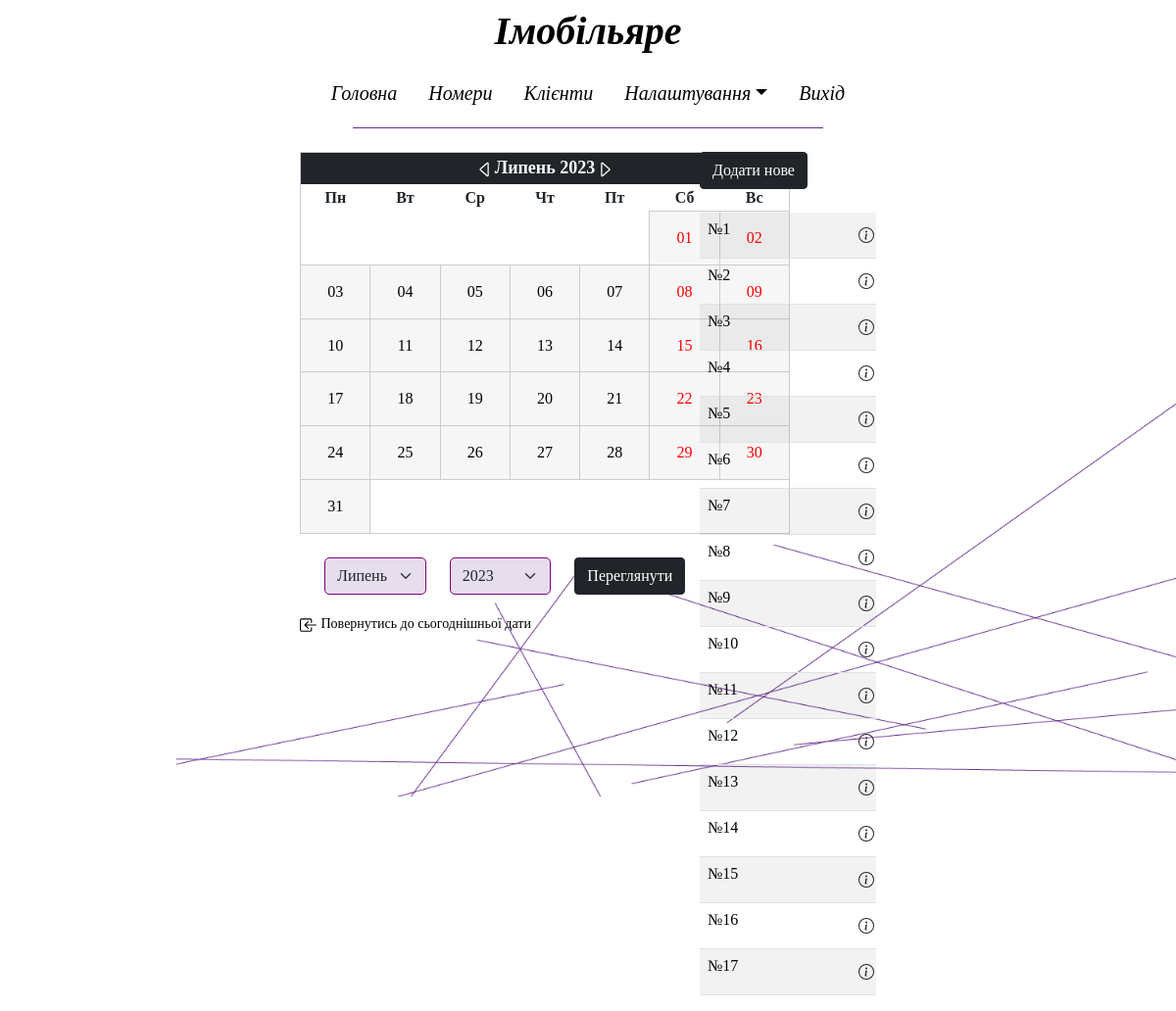
Screenshot of /rooms.php?month=07&year=2023 (signed in) with the database file from the repository.
### tables this page shows
CREATE TABLE `type_room` (
  `id` int(100) NOT NULL,
  `name` varchar(100) NOT NULL
);

CREATE TABLE `rooms` (
  `id` int(100) NOT NULL,
  `id_type` int(100) NOT NULL,
  `name` varchar(100) NOT NULL,
  `price` int(100) NOT NULL,
  `description` varchar(200) NOT NULL
);

### rooms.php (the view, shortened to what this page needs)
<?php
    require_once("connect_db.php");
?>
<html style="overflow-x: hidden;">
    <head>
        <link href="style.css" rel="stylesheet">
        <link href="https://cdn.jsdelivr.net/npm/bootstrap@5.1.3/dist/css/bootstrap.min.css" rel="stylesheet">
    </head>
    <body style="background-image: url(Фон.png); background-repeat: no-repeat; background-size: 85%; background-position-x: right;">
        <?php include_once("header.php") ?>
        <div class="row">
            <div class="col-sm-3"></div>
            <div class="col-sm-4">
               <?php include_once("calendar.php"); ?>
            </div>
            <div class="col-sm-2">
                <a href="new.php?id_order=0"><button type="button" class="btn btn-dark" style="font-family: Roboto Italic;">Додати нове</button></a>
                <br><br>
                <table class="table table-striped">
                    <?php
                        $sql="SELECT type_room.name AS type, rooms.* FROM type_room, rooms WHERE type_room.id=rooms.id_type";
                        $res=mysqli_query($connect,$sql);
                        while($result=mysqli_fetch_array($res)){
                    ?>
                    <tr>
                        <td>
                            <div class="row">
                                <div class="col-sm-9">
                                    <a href="#" style="text-decoration: none; color: black; font-family: Roboto Italic;"><?php echo $result['name'] ?></a>
                                </div>
                                <div class="col-sm-1">
                                    <button class="btn" type="button" data-bs-toggle="offcanvas" data-bs-target="#offcanvasWithBothOptions0<?php echo $result['id'] ?>" aria-controls="offcanvasWithBothOptions0<?php echo $result['id'] ?>">
                                    </button>
                                </div>
                            </div>
                        </td>
                    </tr>
                    <?php } ?>
                </table>
            </div>
            <div class="col-sm-3"></div>
        </div>
    </body>
</html>

### rows the page displays
type_room: rooms.name "№1", rooms.name "№2", rooms.name "№3", rooms.name "№4", rooms.name "№5", rooms.name "№6", rooms.name "№7"
type_room: rooms.name "№8", rooms.name "№9", rooms.name "№10", rooms.name "№11"
type_room: rooms.name "№12", rooms.name "№13", rooms.name "№14"
type_room: rooms.name "№15", rooms.name "№16", rooms.name "№17"

### other values shown
$Month_r[$month] "Липень"
$year "2023"
form field month "Липень"
form field year "2023"
